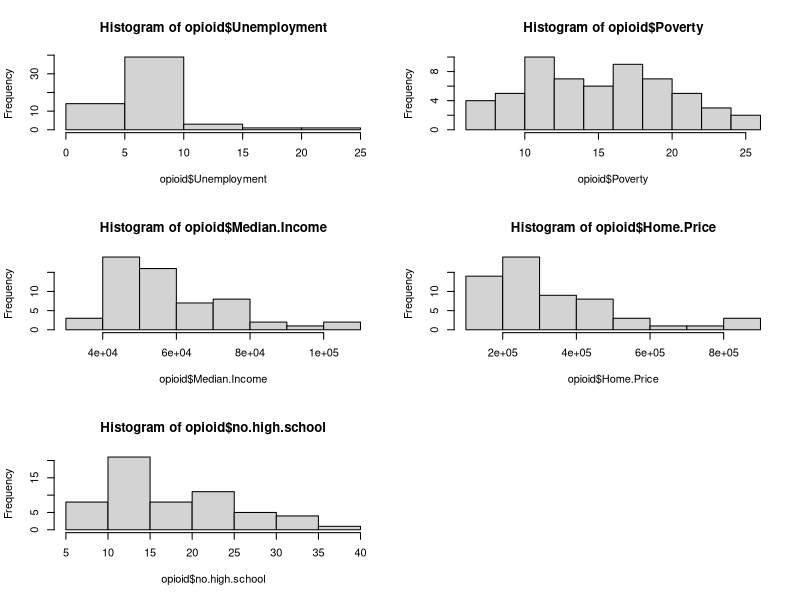
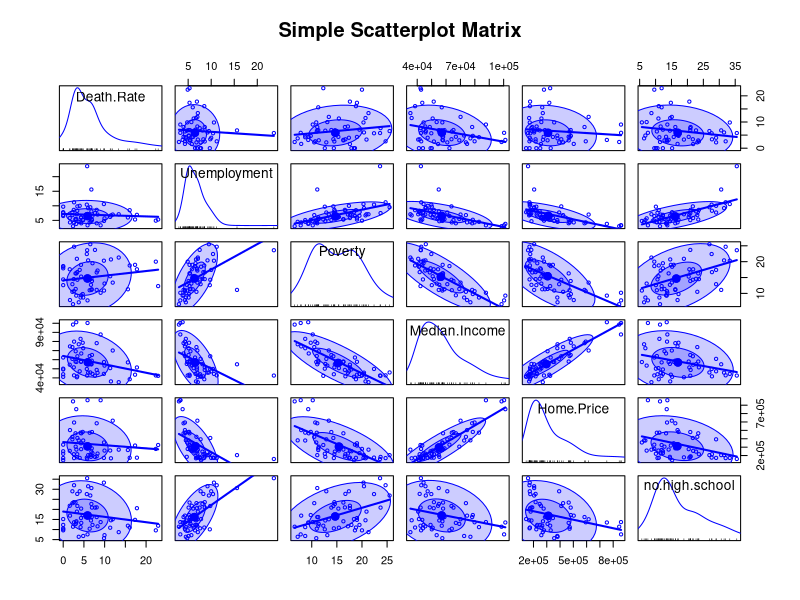
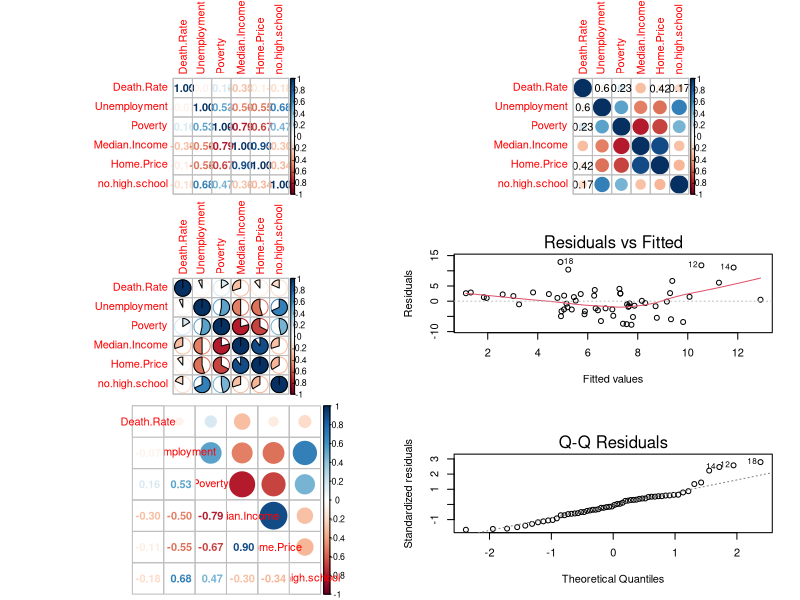
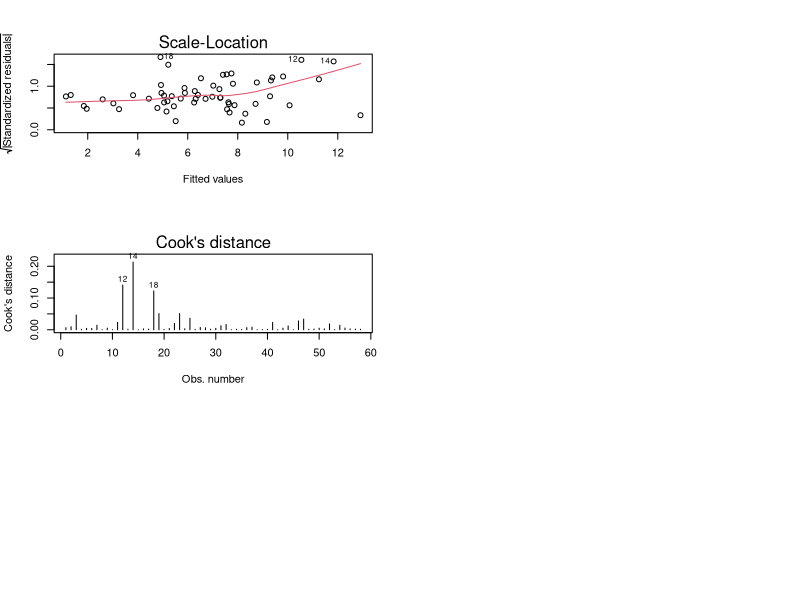

Generate these figures, in order, with R: (Note: this script raises an error after producing the figures.)
## ---- chunk 1
library(MASS)
library(car)
library(psych)
library(carData)
library(corrplot)
## ---- chunk 2
opioid = read.table("LRdata.csv", sep=',', header = TRUE)
str(opioid)
summary(opioid)
## ---- chunk 3
# histogram of factors

par(mfrow=c(3,2))
hist(opioid$Unemployment)
hist(opioid$Poverty)
hist(opioid$Median.Income)
hist(opioid$Home.Price)
hist(opioid$no.high.school)

## ---- chunk 4
#look at correlations, scatterplots
scatterplotMatrix(~Death.Rate+Unemployment+Poverty+Median.Income+Home.Price+no.high.school,data=opioid, smooth = FALSE, ellipse="FALSE", main="Simple Scatterplot Matrix")
# cor(opioid[,2:7])
# corr.test(opioid[,2:7], y = NULL, use ="pairwise",method="pearson",adjust="holm",alpha=.05)
## ---- chunk 5
##more on correlation plots with p-values

M <- cor(opioid[,2:7])
corrplot(M,method="number")
corrplot(M,method="pie")
corrplot.mixed(M)

# matrix of the p-value of the correlation
p.mat <- cor.mtest(opioid[,2:7], conf.level=0.95)
corrplot(M, p.mat = p.mat$p, sig.level=0.05, insig="p-value")
## ---- chunk 6
# use AIC to select features and find out that model with Median.Income, Home.Price and no.high.school has the lowest AIC value is 180.92

null=lm(Death.Rate~1, data=opioid)
summary(null)
full = lm(Death.Rate~.-County, data=opioid)
summary(full)
step(null, scope=list(lower=null, upper=full),direction="forward")

## ---- chunk 7
# build the model with Median.Income, Home.Price and no.high.school and find out the no.high.school is not significant and the other features are significant
rline0<-lm(formula=opioid$Death.Rate ~ opioid$Median.Income+opioid$Home.Price+opioid$no.high.school)
summary(rline0)

## ---- chunk 8
# build model with Median.Income and Home.Price only and find the features are still significant and the overall F  test is significant too

rline2<-lm(formula = opioid$Death.Rate ~ opioid$Median.Income+opioid$Home.Price)
summary(rline2)
## ---- chunk 9
#diagnostics on residuals

plot(rline2,which=1:4)


plot(opioid$Median.Income, e, xlab = "median income", ylab =
             "resid")
abline(0,0, col="red")
plot(opioid$Home.Price, e, xlab = "home price", ylab =
             "resid")
abline(0,0, col="red")


# normality and constant variance models
shapiro.test(rline2$residuals)

ncvTest(rline2)

# normality condition passed but the constant variance test failed and there are some outliers
## ---- chunk 10
# Attempts at transformations to get constance of variance box cox, Have to artificially inflate rate=0 to be able to do boxcox. 
opioid_boxcox<-opioid
opioid_boxcox[,2][opioid_boxcox[,2] == 0] <- 0.0001
opioid_boxcox

rline_boxcox<-lm(formula = opioid_boxcox$Death.Rate~opioid_boxcox$Median.Income+opioid_boxcox$Home.Price)
boxcox(rline_boxcox)

# the best suggested transfromation is about 0.5 for y.
## ---- chunk 11
# build transform model and check assumptions

rline_transform<-lm(formula = sqrt(opioid$Death.Rate) ~ opioid$Median.Income+opioid$Home.Price)

summary(rline_transform)

plot(rline_transform, which=1:4)

shapiro.test(rline_transform$residuals)
ncvTest(rline_transform)


e2=residuals(rline_transform)
plot(opioid$Median.Income, e2, xlab = "median income", ylab =
             "resid")
abline(0,0, col="red")
plot(opioid$Home.Price, e2, xlab = "home price", ylab =
             "resid")
abline(0,0, col="red")

# normality and constant variance both pass

# for Breusch-Pagan-Godfrey test, The null hypothesis for this test is that the error variances are all equal, we prefer big p-value to not reject H0

## ---- chunk 12
influencePlot(rline2)
outlierTest(rline2)
influenceIndexPlot(rline2)
plot(rline2,which=3:4)

influencePlot(rline_transform)
outlierTest(rline_transform)
influenceIndexPlot(rline_transform)
plot(rline_transform,which=3:4)

# 22 and 25 are significant outliers
## ---- chunk 13
# remove outliers and build addict model and check assumptions

opioid_outliers<-opioid[-c(22,25),]
rline_outliers<-lm(formula =   Death.Rate ~ Median.Income+Home.Price, data=opioid_outliers)
plot(rline_outliers,which = 1:4)

shapiro.test(rline_outliers$residuals)
ncvTest(rline_outliers)
e3=residuals(rline_outliers)
plot(opioid_outliers$Median.Income, e3, xlab = "median income", ylab =
             "resid")
abline(0,0, col="red")
plot(opioid_outliers$Home.Price, e3, xlab = "home price", ylab =
             "resid")
abline(0,0, col="red")

## ---- chunk 14
# build transformation model without outliers and check assumptions

rline_outliers_transform<-lm(formula = sqrt(Death.Rate) ~ Median.Income+Home.Price, data=opioid_outliers)
plot(rline_outliers_transform,which = 1:4)
mmp(rline_outliers_transform,opioid_outliers$Home.Price)
mmp(rline_outliers_transform,opioid_outliers$Median.Income)

shapiro.test(rline_outliers_transform$residuals)
ncvTest(rline_outliers_transform)
e3=residuals(rline_outliers)
plot(opioid_outliers$Median.Income, e3, xlab = "median income", ylab =
             "resid")
abline(0,0, col="red")
plot(opioid_outliers$Home.Price, e3, xlab = "home price", ylab =
             "resid")
abline(0,0, col="red")

# we could see that both normality and costant variance conditions pass.
## ---- chunk 15
summary(rline_outliers_transform)
# R^2 is 20% and p-value is 0.002694 which is small enough
